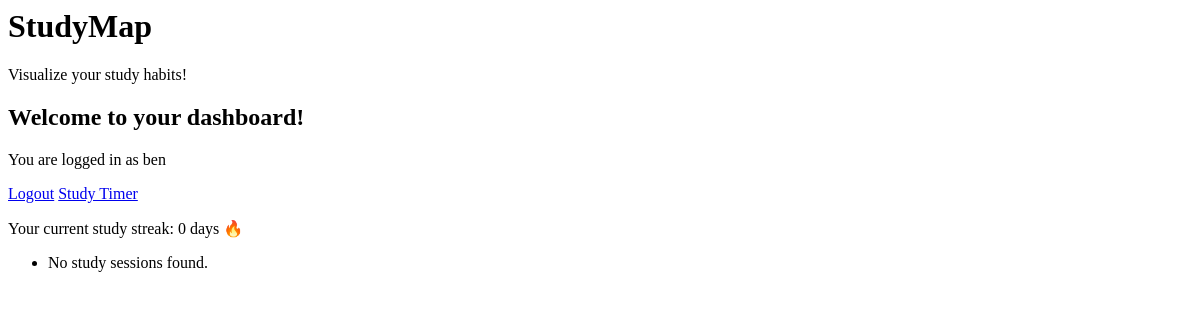
The app's page /dashboard/ (signed in), older data.
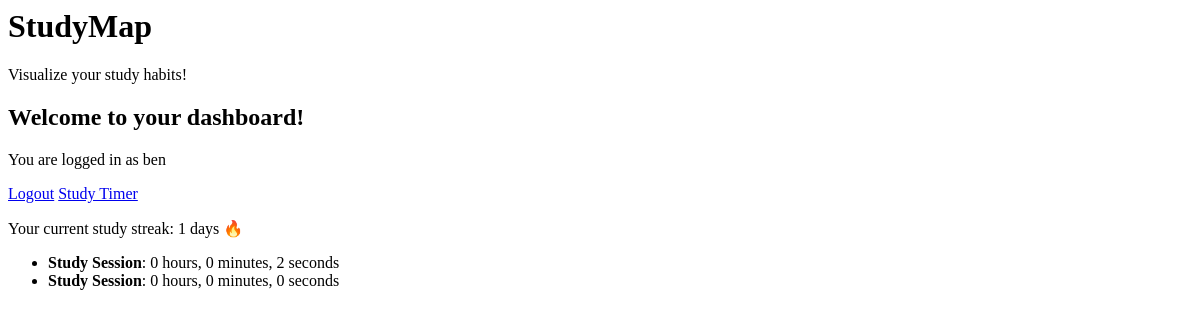
The same page, newer data.
### studyapp/models.py (models this page shows, shortened)
class Stopwatch(models.Model):
    user = models.ForeignKey(User, on_delete=models.CASCADE)
    time_spent = models.IntegerField(default=0)
    time_start = models.DateTimeField(default = timezone.now)
    title = models.CharField(max_length=40)
    def get_duration(self):
        hours = self.time_spent // 3600
        minutes = (self.time_spent % 3600) // 60
        seconds = self.time_spent % 60
        return {'hours': hours, 'minutes': minutes, 'seconds': seconds}
    @staticmethod
    def calculate_study_streak(user):
        sessions = Stopwatch.objects.filter(user=user).order_by('-time_start')
        unique_study_dates = set()  # Track unique study dates
        streak = 0
        last_study_date = None
        for session in sessions:
            study_date = session.time_start.date()
            if study_date not in unique_study_dates:
                unique_study_dates.add(study_date)
                if last_study_date is None or (last_study_date - study_date).days == 1:
                    streak += 1
                    last_study_date = study_date
                else:
                    break  # stop counting if there's a gap
        return streak

### studyapp/views.py (the view)
# urls.py: path('dashboard/', views.dashboard, name='dashboard'),
def dashboard(request):
    if not request.user.is_authenticated:
        return redirect('login')
    study_sessions = Stopwatch.objects.filter(user=request.user).order_by('-time_start')[:5]
    streak = Stopwatch.calculate_study_streak(request.user)
    context = {
        'study_sessions': study_sessions,
        'streak': streak,
    }
    return render(request, 'dashboard.html', context)

### studyapp/templates/dashboard.html (shortened to what this page needs)
{% load static %}
{% load sass_tags %}
<html>
<head>
    <link rel="stylesheet" href="{% sass_src 'scss/styles.scss' %}"/>
</head>
<body>
    <header>
        <h1>
            <b>StudyMap</b>
        </h1>
        <p class="tagline">Visualize your study habits!</p>
    </header>
    <h2>Welcome to your dashboard!</h2>
    <p>You are logged in as {{ request.user.username }}</p>
    <div class="dashboard-buttons">
        <a href="{% url 'logout' %}" class="nb-button blue">Logout</a>
        <a href="{% url 'study_timer' %}" class="nb-button blue">Study Timer</a>
    </div>
    <p>Your current study streak: {{ streak }} days 🔥</p>
    <ul class="study-sessions">
        {% for session in study_sessions %}
        <li>
            <strong>{{ session.title }}</strong>: {{ session.get_duration.hours }} hours, {{ session.get_duration.minutes }} minutes, {{ session.get_duration.seconds }} seconds
        </li>
        {% empty %}
        <li>No study sessions found.</li>
        {% endfor %}
    </ul>
</body>
</html>

Row changes from the older to the newer data that the page shows:
added Stopwatch: title "Study Session", get_duration.hours "0", get_duration.minutes "0", get_duration.seconds "2"
added Stopwatch: title "Study Session", get_duration.hours "0", get_duration.minutes "0", get_duration.seconds "0"
Text that changed along with them:
{{ streak }}: "0" → "1"
text no longer shown: "No study sessions found."
